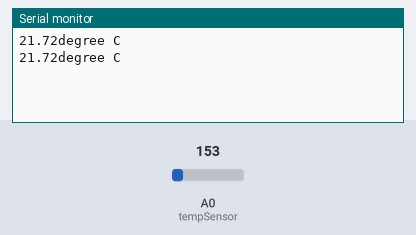
Bench run of a sketch on a simulated Arduino Uno, built with avr-gcc and run on an emulated ATmega328P. Parts: the last lines printed to the serial monitor. The inputs (shaded band) are chosen by the test bench; at power-on: A0 (tempSensor) = 153.

Above: at 1.8 s.
1.9 s: A0 (tempSensor) set to 165
At 2.6 s:
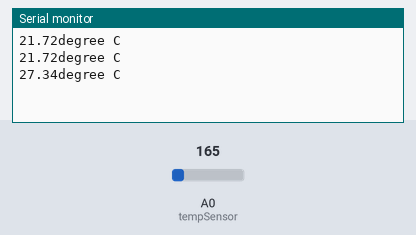
3.4 s: A0 (tempSensor) set to 175
At 4.8 s:
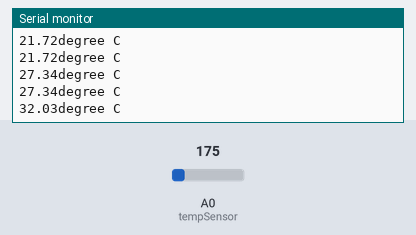
Timing chart, 0 to 6.4 s (numbered marks = the images above; inputs shaded):
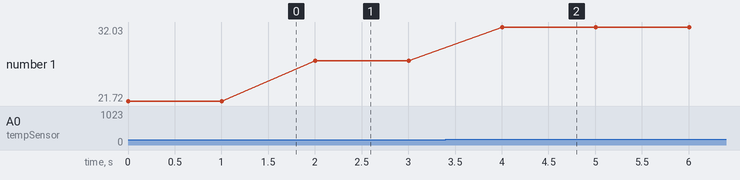

Measured:
- after the input at 1.9 s, the serial monitor: prints a new line after 0.10 s (image 1)
- after the input at 3.4 s, the serial monitor: prints a new line after 0.60 s (image 2)
- plotted number 1: 21.72 → 27.34 after the input at 1.9 s, 27.34 → 32.03 after the input at 3.4 s

The sketch:

temperature_sensor_3_2.ino
```cpp
int tempSensor = 0;
void setup()
{
  Serial.begin(9600);
}

void loop()
{
  int reading = analogRead(tempSensor);


  float voltage = reading * 4.8; //since exact 5V is not obtained
  voltage/=1024;
  // print the output temperature


  float temperature = (voltage - 0.5) * 100;
  Serial.print(temperature);
  Serial.print("degree C\n");


  delay(1000); // Wait for 1000 millisecond(s)
}
```
